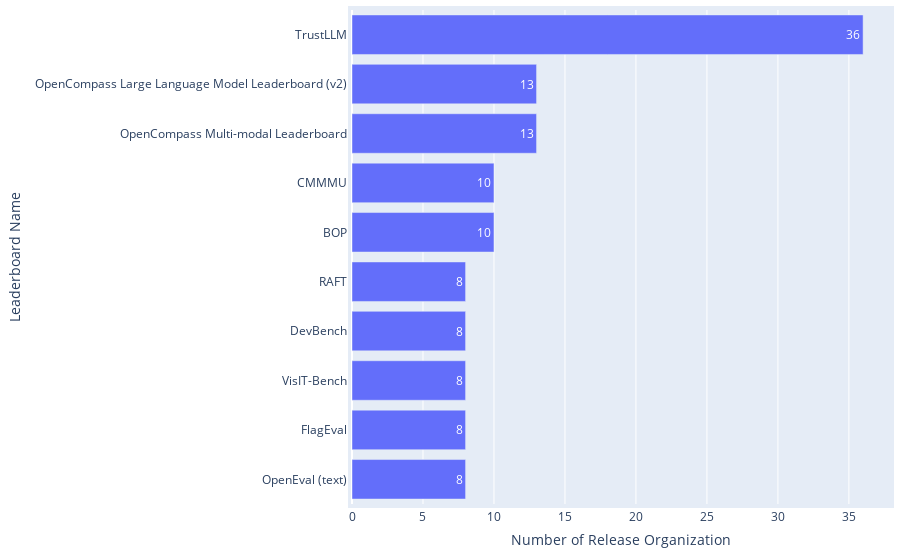

Write notebook code for a chart like this one.
### Code cell
df = pd.read_csv(path_meta / 'leaderboard_processed.csv')
df = df[df['Platforms'] != "['Papers With Code']"]

statistics = {
    'Distribution': 'Release Organizations across Leaderboard Systems',
    'Mean': np.mean(df['#Release organization']),
    'Median': np.median(df['#Release organization']),
    'IQR': df['#Release organization'].quantile(0.75) - df['#Release organization'].quantile(0.25),
}
if os.path.exists(path_meta / 'leaderboard_statistics.csv'):
    df_statistics = pd.read_csv(path_meta / 'leaderboard_statistics.csv')
else:
    df_statistics = pd.DataFrame()
df_statistics = pd.concat([df_statistics, pd.DataFrame([statistics])], ignore_index=True)
df_statistics.drop_duplicates(subset=['Distribution'], keep='last', inplace=True)
df_statistics.sort_values(by='Distribution', inplace=True)
df_statistics.to_csv(path_meta / 'leaderboard_statistics.csv', index=False)

df_top = df.drop_duplicates(subset=['Leaderboard name']).sort_values(by='#Release organization', ascending=False).head(10)
print(f"{df_top['Leaderboard name'].iloc[0]} holds the highest number of release organizations up to {int(df_top['#Release organization'].iloc[0])}.")

fig = go.Figure(go.Bar(
        x=df_top['#Release organization'],  # Values for the bar lengths
        y=df_top['Leaderboard name'],  # Categories for each bar
        orientation='h',  # Sets the bars to be horizontal
        text=df_top['#Release organization'],  # Adds the values as text on each bar
        textposition='auto'  # Automatically positions the text on the bars
))
fig.update_layout(
        xaxis_title='Number of Release Organization',
        yaxis_title='Leaderboard Name',
        yaxis_autorange='reversed'  # This line makes the bars go top-down
)
# Update the layout for a tighter look
fig.update_layout(
    autosize=True,
    margin=dict(
        l=10,  # Left margin
        r=10,  # Right margin
        b=10,  # Bottom margin
        t=10,  # Top margin
        pad=4  # Padding between the plot and the margin
    )
)
fig.show()

### Figure 1 — Plotly figure (JSON) as saved in the notebook; plotly's stock layout.template omitted (floating-point values rounded to 4 significant figures)
{"data": [{"orientation": "h", "text": [36, 13, 13, 10, 10, 8, 8, 8, 8, 8], "textposition": "auto", "type": "bar", "x": [36, 13, 13, 10, 10, 8, 8, 8, 8, 8], "y": ["TrustLLM", "OpenCompass Large Language Model Leaderboard (v2)", "OpenCompass Multi-modal Leaderboard", "CMMMU", "BOP", "RAFT", "DevBench", "VisIT-Bench", "FlagEval", "OpenEval (text)"]}], "layout": {"autosize": true, "margin": {"b": 10, "l": 10, "pad": 4, "r": 10, "t": 10}, "xaxis": {"title": {"text": "Number of Release Organization"}}, "yaxis": {"autorange": "reversed", "title": {"text": "Leaderboard Name"}}}}
